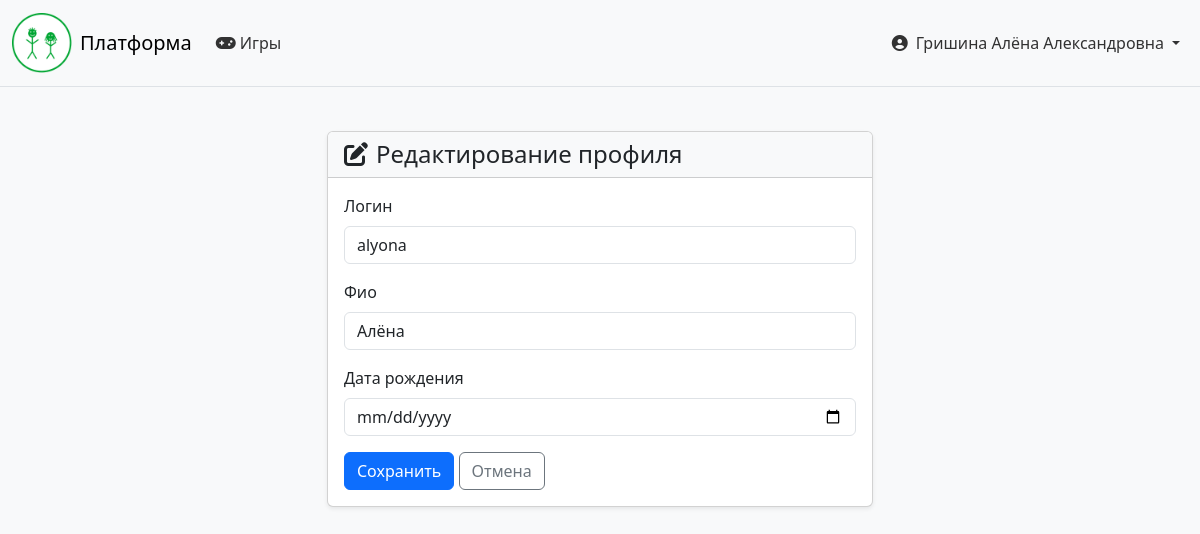
Before: /profile/edit/ (signed in) with the older database file.
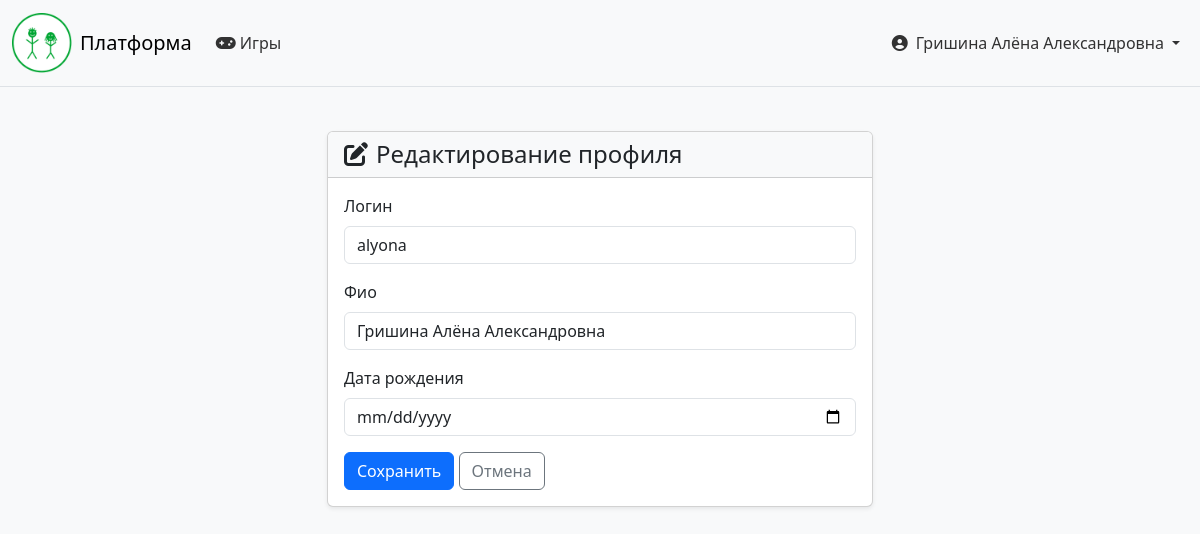
After: the same page with the newer database file.
### accounts/models.py (models this page shows, shortened)
class CUsers(models.Model):
    username = models.CharField('логин', max_length=150, unique=True)
    name = models.CharField('фио', max_length=150)
    date_of_b = models.DateField('дата рождения')
    role = models.CharField(max_length=20, choices=[
        ('admin', 'Администратор'),
        ('doctor', 'Врач'),
        ('parent', 'Родитель'),
        ('child', 'Ребёнок'),
    ], default='child')
    password = models.CharField('пароль', max_length=150)
    is_auth = models.BooleanField(default=False)
    created_at = models.DateTimeField(auto_now_add=True)
    children = models.ManyToManyField(
        'self',
        symmetrical=False,
        related_name='parents',
        blank=True
    )
    patients = models.ManyToManyField(
        'self',
        symmetrical=False,
        related_name='doctors',
        blank=True,
        limit_choices_to={'role': 'child'}
    )
    connection_code = models.CharField(max_length=10, blank=True, null=True, unique=True)
    code_expires = models.DateTimeField(blank=True, null=True)
    class Meta:
        verbose_name = 'Пользователь'
        verbose_name_plural = 'Пользователи'

### accounts/views.py (the view)
# urls.py: path('profile/edit/', views.profile_edit_view, name='profile_edit'),
def profile_edit_view(request):
    user_id = request.session.get('user_id')
    if not user_id:
        return redirect('login')
    user = get_object_or_404(CUsers, id=user_id)
    form_class = ProfileSelfEditForm
    if request.method == 'POST':
        form = form_class(request.POST, instance=user)
        if form.is_valid():
            form.save()
            messages.success(request, 'Профиль обновлён')
            return redirect('profile')
    else:
        form = form_class(instance=user)
    context = {
        'form': form,
        'user': user,
    }
    return render(request, 'profile_edit.html', context)

### accounts/forms.py (shortened to what this page needs)
class ProfileSelfEditForm(forms.ModelForm):
    class Meta:
        model = CUsers
        fields = ['username', 'name', 'date_of_b']
        widgets = {
            'username': forms.TextInput(attrs={'class': 'form-control'}),
            'name': forms.TextInput(attrs={'class': 'form-control'}),
            'date_of_b': forms.DateInput(attrs={'class': 'form-control', 'type': 'date'}),
        }

### accounts/templates/profile_edit.html (shortened to what this page needs)
{% extends 'base.html' %}
{% block content %}
<div class="container mt-4">
    <div class="row">
        <div class="col-lg-6 mx-auto">
            <div class="card shadow-sm">
                <div class="card-header bg-light">
                    <h4 class="mb-0"><i class="fas fa-edit me-2"></i>Редактирование профиля</h4>
                </div>
                <div class="card-body">
                    <form method="post">
                        {% for field in form %}
                        <div class="mb-3">
                            <label for="{{ field.id_for_label }}" class="form-label">{{ field.label }}</label>
                            {{ field }}
                        </div>
                        {% endfor %}
                        <button type="submit" class="btn btn-primary">Сохранить</button>
                        <a href="{% url 'profile' %}" class="btn btn-outline-secondary">Отмена</a>
                    </form>
                </div>
            </div>
        </div>
    </div>
</div>
{% endblock %}

### accounts/templates/base.html (shortened to what this page needs)
{% load static %}
<!DOCTYPE html>
<html lang="ru">
<head>
    <link href="https://cdn.jsdelivr.net/npm/bootstrap@5.3.2/dist/css/bootstrap.min.css" rel="stylesheet">
    <link rel="stylesheet" href="https://cdnjs.cloudflare.com/ajax/libs/font-awesome/6.5.1/css/all.min.css">
</head>
<body>
    <nav class="navbar navbar-expand-lg navbar-light bg-light border-bottom sticky-top">
        <div class="container-fluid">
            <a class="navbar-brand d-flex align-items-center" href="{% url 'home' %}">
                <img src="{% static 'img/logo.png' %}" alt="Логотип" class="me-2" onerror="this.style.display='none'">
                <span>Платформа</span>
            </a>
            <div class="collapse navbar-collapse" id="navbarNav">
                <ul class="navbar-nav me-auto">
                    {% if request.session.user_role == 'admin' %}
                    <li class="nav-item"><a class="nav-link" href="{% url 'admin_dashboard' %}"><i class="fas fa-tachometer-alt me-1"></i>Панель</a></li>
                    <li class="nav-item"><a class="nav-link" href="{% url 'admin_verify_licenses' %}"><i class="fas fa-id-card me-1"></i>Лицензии</a></li>
                    <li class="nav-item"><a class="nav-link" href="{% url 'admin_bulk_assign' %}"><i class="fas fa-users me-1"></i>Назначения</a></li>
                    {% elif request.session.user_role == 'doctor' %}
                    <li class="nav-item"><a class="nav-link" href="{% url 'doctor_dashboard' %}"><i class="fas fa-tachometer-alt me-1"></i>Панель</a></li>
                    <li class="nav-item"><a class="nav-link" href="{% url 'profile' %}"><i class="fas fa-user me-1"></i>Профиль</a></li>
                    {% elif request.session.user_role == 'parent' and request.session.user_id %}
                    <li class="nav-item"><a class="nav-link" href="{% url 'parent_dashboard' request.session.user_id %}"><i class="fas fa-home me-1"></i>Мои дети</a></li>
                    <li class="nav-item"><a class="nav-link" href="{% url 'profile' %}"><i class="fas fa-user me-1"></i>Профиль</a></li>
                    {% elif request.session.user_role == 'child' and request.session.user_id %}
                    <li class="nav-item"><a class="nav-link" href="{% url 'game_dashboard' request.session.user_id %}"><i class="fas fa-gamepad me-1"></i>Игры</a></li>
                    {% else %}
                    <li class="nav-item"><a class="nav-link" href="{% url 'home' %}"><i class="fas fa-home me-1"></i>Главная</a></li>
                    <li class="nav-item"><a class="nav-link" href="{% url 'register_choice' %}"><i class="fas fa-user-plus me-1"></i>Регистрация</a></li>
                    {% endif %}
                </ul>
                <ul class="navbar-nav">
                    {% if request.session.user_name %}
                    <li class="nav-item dropdown">
                        <a class="nav-link dropdown-toggle d-flex align-items-center" href="#" id="userDropdown" role="button" data-bs-toggle="dropdown" aria-expanded="false">
                            <i class="fas fa-user-circle me-2"></i>
                            <span class="d-none d-md-inline">{{ request.session.user_name }}</span>
                        </a>
                    </li>
                    {% else %}
                    <li class="nav-item"><a class="nav-link" href="{% url 'login' %}"><i class="fas fa-sign-in-alt me-1"></i>Вход</a></li>
                    {% endif %}
                </ul>
            </div>
        </div>
    </nav>
    <main {% block main_attr %}class="main-default"{% endblock %}>
        <div class="main-content">
            {% block content %}
            {% endblock %}
        </div>
    </main>
</body>
</html>

Changed rows visible on the page:
changed CUsers "alyona": session.user_name (not shown) → "Гришина Алёна Александровна"; name "Алёна" → "Гришина Алёна Александровна"
Other visible differences:
{{ request.session.user_name }}: "Гришина Алёна Александровна" → (not shown)
